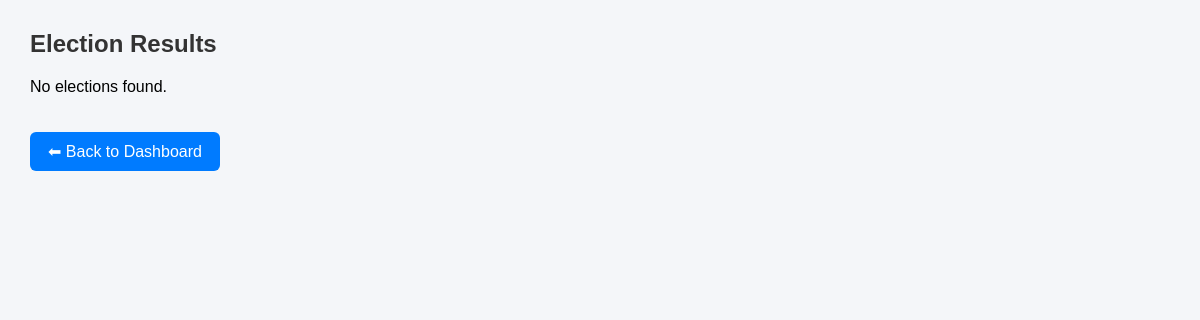
The page /result.php (signed in) on the database as committed earlier.
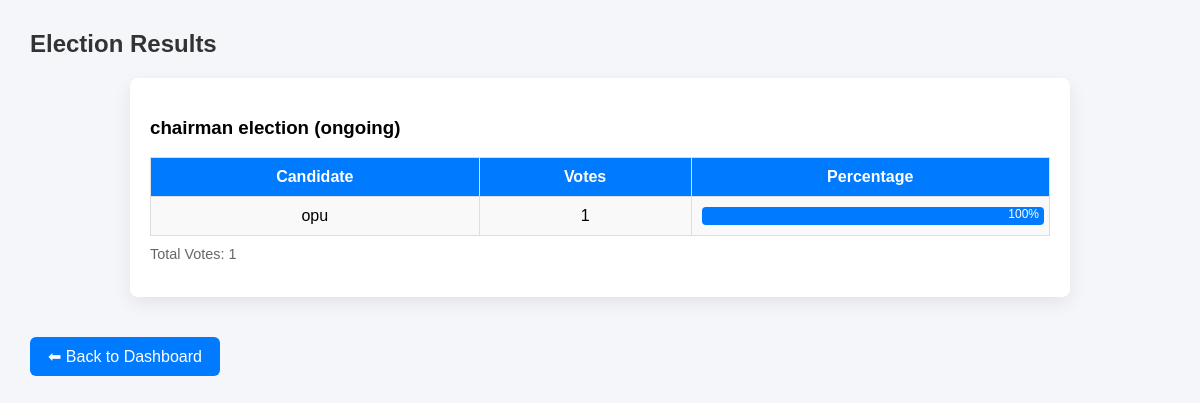
The same page on the database as committed later.
### tables this page shows
CREATE TABLE IF NOT EXISTS `elections` (
  `election_id` int(11) NOT NULL AUTO_INCREMENT,
  `title` varchar(150) NOT NULL,
  `description` text DEFAULT NULL,
  `start_time` datetime NOT NULL,
  `end_time` datetime NOT NULL,
  `status` enum('upcoming','ongoing','completed') DEFAULT 'upcoming',
  PRIMARY KEY (`election_id`)
);

CREATE TABLE IF NOT EXISTS `candidates` (
  `candidate_id` int(11) NOT NULL AUTO_INCREMENT,
  `user_id` int(11) NOT NULL,
  `status` enum('pending','approved','rejected') DEFAULT 'pending',
  `election_id` int(11) DEFAULT NULL,
  `party` varchar(100) DEFAULT NULL,
  `manifesto` text DEFAULT NULL,
  PRIMARY KEY (`candidate_id`),
  KEY `user_id` (`user_id`),
  KEY `fk_election` (`election_id`)
);

CREATE TABLE IF NOT EXISTS `users` (
  `user_id` int(11) NOT NULL AUTO_INCREMENT,
  `name` varchar(100) NOT NULL,
  `email` varchar(100) DEFAULT NULL,
  `password_hash` varchar(255) NOT NULL,
  `nid` char(13) NOT NULL,
  `created_at` timestamp NOT NULL DEFAULT current_timestamp(),
  `is_admin` tinyint(1) DEFAULT 0,
  `otp_code` varchar(6) DEFAULT NULL,
  `otp_expires` datetime DEFAULT NULL,
  `email_verified` tinyint(1) NOT NULL DEFAULT 0,
  PRIMARY KEY (`user_id`),
  UNIQUE KEY `nid` (`nid`),
  UNIQUE KEY `email` (`email`)
);

### result.php (the view, shortened to what this page needs)
<?php
include "config.php";
$electionsSql = "SELECT election_id, title, start_time, end_time, status
                 FROM elections
                 WHERE status IN ('ongoing','completed')
                 ORDER BY start_time DESC";
$elections = $conn->query($electionsSql);
?>
<!DOCTYPE html>
<html>
<head>
</head>
<body>
    <h2>Election Results</h2>
    <?php
    if ($elections && $elections->num_rows > 0) {
        while ($e = $elections->fetch_assoc()) {
            $eid = (int)$e['election_id'];
            echo "<div class='card'>";
            echo "<h3>".htmlspecialchars($e['title'])." (".htmlspecialchars($e['status']).")</h3>";
            $sql = "SELECT u.name, c.candidate_id,
                           COUNT(v.vote_id) as total_votes
                    FROM candidates c
                    JOIN users u ON c.user_id = u.user_id
                    LEFT JOIN votes v ON v.candidate_id = c.candidate_id
                    WHERE c.election_id = ?
                    GROUP BY c.candidate_id, u.name";
            $stmt = $conn->prepare($sql);
            $stmt->bind_param("i", $eid);
            $stmt->execute();
            $res = $stmt->get_result();
            if ($res->num_rows > 0) {
                $total_votes = 0;
                $data = [];
                while ($row = $res->fetch_assoc()) {
                    $total_votes += $row['total_votes'];
                    $data[] = $row;
                }
                echo "<table><tr><th>Candidate</th><th>Votes</th><th>Percentage</th></tr>";
                foreach ($data as $r) {
                    $percent = $total_votes > 0 ? round(($r['total_votes'] / $total_votes) * 100, 2) : 0;
                    echo "<tr>";
                    echo "<td>".htmlspecialchars($r['name'])."</td>";
                    echo "<td>".$r['total_votes']."</td>";
                    echo "<td>
                            <div class='bar' style='width:".$percent."%'>".$percent."%</div>
                          </td>";
                    echo "</tr>";
                }
                echo "</table>";
                echo "<p class='note'>Total Votes: ".$total_votes."</p>";
            } else {
                echo "<p>No candidates or votes found for this election.</p>";
            }
            echo "</div>";
        }
    } else {
        echo "<p>No elections found.</p>";
    }
    ?>
    <a href="dashboard_voter.php" class="btn-back">⬅ Back to Dashboard</a>
</body>
</html>

Rows that differ between the two databases and show on the page:
now on this page (row edited): elections: title "chairman election", status "ongoing", total_votes "1"
now on this page (row unchanged): candidates: user.name "opu", total_votes "1", percent "100"
Other text that changed with them:
text no longer shown: "No elections found."
